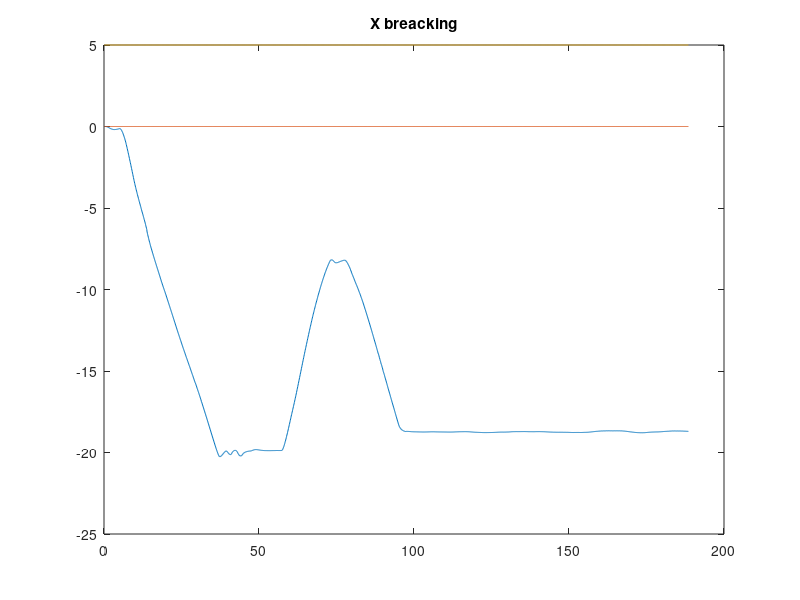
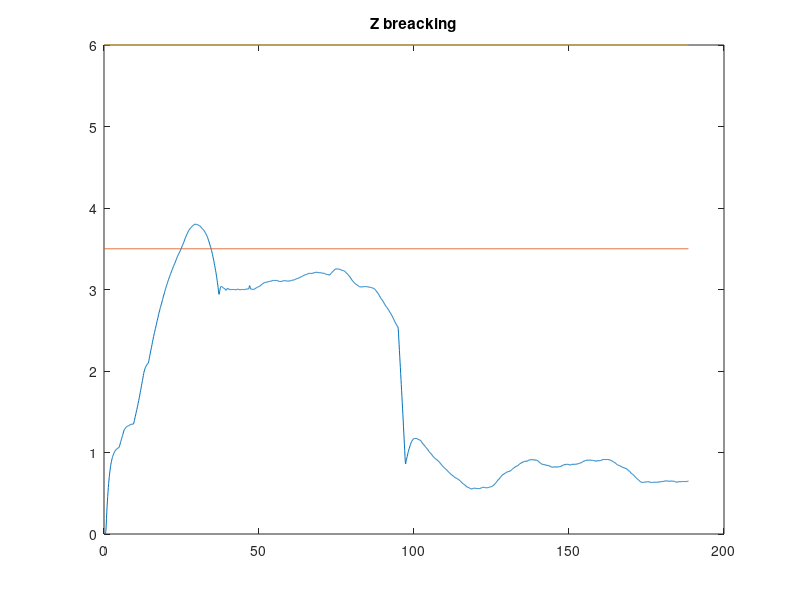

Write MATLAB code to recreate these figures, in order.
function Visualize()
%VISUALIZE Visualizes the experiment 02

% Loading the log files
data=load('uav2.txt');

% Extracting the number of measurements
mess = size(data,1);

measurement = data(:,4:6)';
x = measurement(1,:);
y = measurement(2,:);
z = measurement(3,:);

dt_ = 0.1;
window = 10;
step = window/dt_;

reference_z = [3.5 6.0];
reference_x = [0.0 5.0];

close all
for t = (step+1 + 3000):200:length(x)    
    % Extracting the diferentials
    dx = x(t-step:t);
    dy = y(t-step:t);
    dz = z(t-step:t);
    dt = dt_*[t-step:t];

    % Representation of z with respect to the x coordinate
    subplot(2,2,1)
    plot(dx,dz)
    axis square
    xlim([-7 7])
    ylim([0 7])
    xlabel('position x[m]')
    ylabel('altitude z[m]')
    
    % Representation of z with respect of the time
    subplot(2,2,3)
    plot(dt, dz)
    axis square
    ylim([0 7])
    xlabel('time t[s]')
    ylabel('altitude z[m]')
    
    % Representation of x with respect to the y coordinate
    subplot(2,2,2)
    plot(dx,dy)
    axis square
    xlim(reference_x + 2*[-1 +1])
    ylim(max((reference_x) + 1)*[-1 1])
    xlabel('position x[m]')
    ylabel('position y[m]')
    
    % Representation of x with respect of the time
    subplot(2,2,4)
    plot(dt, dx)
    axis square
    ylim(reference_x + 2*[-1 +1])
    xlabel('time t[s]')
    ylabel('position x[m]')
    
    pause(dt_)
end

figure 
plot(dt_*[1:length(x)],x ...
    ,dt_*[1:length(x)],reference_x(1)*[ones(size(x))]...
    ,dt_*[1:length(x)],reference_x(2)*[ones(size(x))])
title('X breacking')

figure 
plot(dt_*[1:length(z)],z ...
    ,dt_*[1:length(z)],reference_z(1)*[ones(size(z))]...
    ,dt_*[1:length(z)],reference_z(2)*[ones(size(z))])
title('Z breacking')

% 1.25m de frenada
 

end

